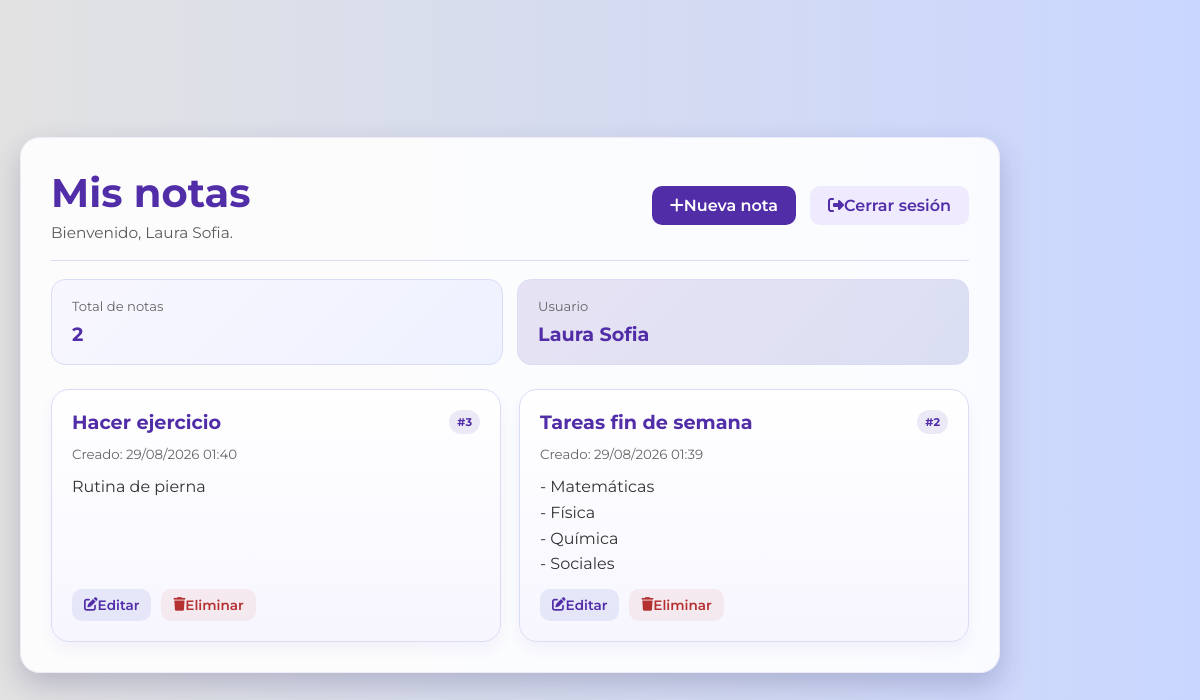
Page /notes (signed in) on the committed database.
### models.py (models this page shows, shortened)
class Note(db.Model):  # type: ignore[name-defined]
    id = db.Column(db.Integer, primary_key=True)
    title = db.Column(db.String(100), nullable=False)
    content = db.Column(db.String(200), nullable=False)
    created_at = db.Column(db.DateTime, nullable=False, default=datetime.now)
    user_id = db.Column(db.Integer, db.ForeignKey("user.id"), nullable=False)
    user = db.relationship("User", backref=db.backref("notes", lazy=True))

### notes/routes_notes.py (the view)
@notes_bp.route("/notes")
def home():
    if "user_id" not in session:
        return redirect(url_for("index"))
    notes = (
        Note.query.filter_by(user_id=session["user_id"])
        .order_by(Note.created_at.desc())
        .all()
    )
    return render_template("home.html", notes=notes)

### templates/home.html (shortened to what this page needs)
<!DOCTYPE html>
<html lang="es">
<head>
    <link rel="stylesheet" href="{{ url_for('static', filename='login/style.css') }}">
    <link rel="stylesheet" href="https://cdnjs.cloudflare.com/ajax/libs/font-awesome/6.7.2/css/all.min.css">
</head>
<body class="notes-page">
    <div class="notes-shell">
        <header class="notes-header">
            <div>
                <h1>Mis notas</h1>
                <p>Bienvenido, {{ session.get('username', 'usuario') }}.</p>
            </div>
            <div class="notes-actions">
                <a class="primary-btn" href="{{ url_for('notes.create_note') }}"><i class="fa-solid fa-plus"></i> Nueva
                    nota</a>
                <a class="secondary-btn" href="{{ url_for('users.logout') }}"><i
                        class="fa-solid fa-right-from-bracket"></i> Cerrar sesión</a>
            </div>
        </header>
        <section class="notes-stats">
            <div class="stat-card">
                <span>Total de notas</span>
                <strong>{{ notes|length }}</strong>
            </div>
            <div class="stat-card accent">
                <span>Usuario</span>
                <strong>{{ session.get('username', 'usuario') }}</strong>
            </div>
        </section>
        <section>
            <ul class="note-list">
                {% for note in notes %}
                <li class="note-card">
                    <div class="note-card-header">
                        <h3>{{ note.title }}</h3>
                        <span class="note-badge">#{{ note.id }}</span>
                    </div>
                    <small>Creado: {{ note.created_at.strftime('%d/%m/%Y %H:%M') }}</small>
                    <p>{{ note.content }}</p>
                    <div class="note-actions">
                        <a href="{{ url_for('notes.edit_note', id=note.id) }}"><i class="fa-solid fa-pen-to-square"></i>
                            Editar</a>
                        <form action="{{ url_for('notes.delete_note', id=note.id) }}" method="POST"
                            onsubmit="return confirm('¿Está seguro de eliminar esta nota?');">
                            <button type="submit"><i class="fa-solid fa-trash"></i> Eliminar</button>
                        </form>
                    </div>
                </li>
                {% else %}
                <li class="empty-state">
                    <i class="fa-regular fa-note-sticky"></i>
                    Aún no tienes notas creadas. ¡Empieza por agregar una nueva!
                </li>
                {% endfor %}
            </ul>
        </section>
    </div>
</body>
</html>

### static/login/style.css (style rules this page uses)
:root { --purple-dark: #512da8; --purple-mid: #5c6bc0; --purple-soft: #c9d6ff; --bg-light: #f5f7ff; --white: #ffffff; --text: #333333; --line: #d9ddf5; --shadow: rgba(40, 36, 90, 0.22); }
* { margin: 0; padding: 0; box-sizing: border-box; font-family: 'Montserrat', sans-serif; }
body { background: linear-gradient(to right, #e2e2e2, var(--purple-soft)); color: var(--text); display: flex; align-items: center; justify-content: center; min-height: 100vh; padding: 40px 20px; }
body.notes-page { justify-content: flex-start; padding-top: 50px; }
.notes-shell { width: min(980px, 100%); background: rgba(255, 255, 255, 0.9); border-radius: 20px; box-shadow: 0 12px 28px var(--shadow); padding: 30px; border: 1px solid rgba(81, 45, 168, 0.08); }
.notes-header { display: flex; justify-content: space-between; align-items: center; gap: 20px; margin-bottom: 18px; padding-bottom: 18px; border-bottom: 1px solid var(--line); }
.notes-header h1 { font-size: clamp(1.8rem, 4vw, 2.5rem); color: var(--purple-dark); margin-bottom: 6px; }
.notes-header p { color: #5b5b5b; font-size: 0.96rem; }
.notes-actions { display: flex; align-items: center; gap: 14px; flex-wrap: wrap; }
.notes-actions a, .notes-actions button, .note-card a, .note-card button, .primary-btn, .secondary-btn { display: inline-flex; align-items: center; justify-content: center; border-radius: 10px; text-decoration: none; font-weight: 600; transition: 0.2s ease; }
.primary-btn, .secondary-btn, .notes-actions a { padding: 10px 18px; }
.primary-btn, .notes-actions .primary-btn { background: var(--purple-dark); color: var(--white); }
.secondary-btn { background: #efeafe; color: var(--purple-dark); }
.notes-stats { display: grid; grid-template-columns: repeat(auto-fit, minmax(180px, 1fr)); gap: 14px; margin-bottom: 24px; }
.stat-card { padding: 18px 20px; border-radius: 14px; background: linear-gradient(135deg, #f8f7ff, #eef1ff); border: 1px solid var(--line); }
.stat-card span { display: block; color: #646464; font-size: 0.82rem; margin-bottom: 8px; }
.stat-card strong { color: var(--purple-dark); font-size: 1.2rem; }
.stat-card.accent { background: linear-gradient(135deg, rgba(81, 45, 168, 0.12), rgba(92, 107, 192, 0.2)); }
.note-list { display: grid; grid-template-columns: repeat(auto-fit, minmax(240px, 1fr)); gap: 18px; list-style: none; }
.note-card { background: linear-gradient(180deg, #ffffff 0%, #f7f6ff 100%); border: 1px solid var(--line); border-radius: 18px; padding: 20px; display: flex; flex-direction: column; gap: 12px; box-shadow: 0 8px 14px rgba(81, 45, 168, 0.05); }
.note-card-header { display: flex; justify-content: space-between; align-items: center; gap: 10px; }
.note-badge { background: rgba(81, 45, 168, 0.1); color: var(--purple-dark); border-radius: 999px; padding: 5px 8px; font-size: 0.7rem; font-weight: 700; }
.note-card h3 { color: var(--purple-dark); font-size: 1.2rem; }
.note-card small { color: #666; }
.note-card p { line-height: 1.6; color: var(--text); white-space: pre-wrap; }
.note-actions { display: flex; gap: 10px; margin-top: auto; align-items: center; flex-wrap: wrap; }
.note-actions a, .note-actions button { padding: 8px 12px; font-size: 0.85rem; border: none; cursor: pointer; }
.note-actions a { background: rgba(92, 107, 192, 0.12); color: var(--purple-dark); }
.note-actions button { background: rgba(196, 63, 63, 0.08); color: #b53030; }
.note-actions form { margin: 0; }

### rows in the picture
Note: title "Hacer ejercicio", id "3", created_at "29/08/2026 01:40", content "Rutina de pierna"
Note: title "Tareas fin de semana", id "2", created_at "29/08/2026 01:39", content "- Matemáticas - Física - Química - Sociales"

### other values in the picture
{{ session.get('username', 'usuario') }} "Laura Sofia"
{{ notes|length }} "2"
